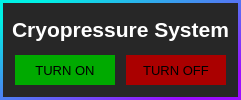
           <widget class="QFrame" name="frame_101">
            <property name="minimumSize">
             <size>
              <width>0</width>
              <height>90</height>
             </size>
            </property>
            <property name="maximumSize">
             <size>
              <width>16777215</width>
              <height>100</height>
             </size>
            </property>
            <property name="acceptDrops">
             <bool>false</bool>
            </property>
            <property name="autoFillBackground">
             <bool>false</bool>
            </property>
            <property name="styleSheet">
             <string notr="true">background-color: qlineargradient(spread:pad, x1:0.0726257, y1:0.0996667, x2:0.871106, y2:0.85, stop:0.0167598 rgba(0, 241, 228, 255), stop:1 rgba(155, 14, 255, 255));
border-radius: 0px;</string>
            </property>
            <property name="frameShape">
             <enum>QFrame::Shape::StyledPanel</enum>
            </property>
            <property name="frameShadow">
             <enum>QFrame::Shadow::Raised</enum>
            </property>
            <layout class="QVBoxLayout" name="verticalLayout_11">
             <property name="spacing">
              <number>3</number>
             </property>
             <property name="leftMargin">
              <number>3</number>
             </property>
             <property name="topMargin">
              <number>3</number>
             </property>
             <property name="rightMargin">
              <number>3</number>
             </property>
             <property name="bottomMargin">
              <number>3</number>
             </property>
             <item>
              <widget class="QFrame" name="frame_105">
               <property name="acceptDrops">
                <bool>false</bool>
               </property>
               <property name="autoFillBackground">
                <bool>false</bool>
               </property>
               <property name="styleSheet">
                <string notr="true">background-color: rgb(39, 39, 39);
border-radius: 0px;</string>
               </property>
               <property name="frameShape">
                <enum>QFrame::Shape::StyledPanel</enum>
               </property>
               <property name="frameShadow">
                <enum>QFrame::Shadow::Raised</enum>
               </property>
               <layout class="QVBoxLayout" name="verticalLayout_9">
                <item>
                 <widget class="QLabel" name="label_145">
                  <property name="enabled">
                   <bool>true</bool>
                  </property>
                  <property name="minimumSize">
                   <size>
                    <width>0</width>
                    <height>0</height>
                   </size>
                  </property>
                  <property name="maximumSize">
                   <size>
                    <width>16777215</width>
                    <height>16777215</height>
                   </size>
                  </property>
                  <property name="font">
                   <font>
                    <pointsize>16</pointsize>
                    <bold>true</bold>
                   </font>
                  </property>
                  <property name="autoFillBackground">
                   <bool>false</bool>
                  </property>
                  <property name="styleSheet">
                   <string notr="true">color: rgb(255,255,255);
background-color: transparent;</string>
                  </property>
                  <property name="frameShape">
                   <enum>QFrame::Shape::NoFrame</enum>
                  </property>
                  <property name="frameShadow">
                   <enum>QFrame::Shadow::Plain</enum>
                  </property>
                  <property name="lineWidth">
                   <number>1</number>
                  </property>
                  <property name="midLineWidth">
                   <number>0</number>
                  </property>
                  <property name="text">
                   <string>Cryopressure System</string>
                  </property>
                  <property name="textFormat">
                   <enum>Qt::TextFormat::AutoText</enum>
                  </property>
                  <property name="scaledContents">
                   <bool>false</bool>
                  </property>
                  <property name="alignment">
                   <set>Qt::AlignmentFlag::AlignCenter</set>
                  </property>
                 </widget>
                </item>
                <item>
                 <widget class="QFrame" name="frame_4">
                  <property name="minimumSize">
                   <size>
                    <width>0</width>
                    <height>0</height>
                   </size>
                  </property>
                  <property name="maximumSize">
                   <size>
                    <width>16777215</width>
                    <height>16777215</height>
                   </size>
                  </property>
                  <property name="frameShape">
                   <enum>QFrame::Shape::StyledPanel</enum>
                  </property>
                  <property name="frameShadow">
                   <enum>QFrame::Shadow::Raised</enum>
                  </property>
                  <layout class="QHBoxLayout" name="horizontalLayout_5">
                   <property name="leftMargin">
                    <number>1</number>
                   </property>
                   <property name="topMargin">
                    <number>1</number>
                   </property>
                   <property name="rightMargin">
                    <number>1</number>
                   </property>
                   <property name="bottomMargin">
                    <number>1</number>
                   </property>
                   <item alignment="Qt::AlignmentFlag::AlignHCenter|Qt::AlignmentFlag::AlignVCenter">
                    <widget class="QPushButton" name="pushButton_2">
                     <property name="sizePolicy">
                      <sizepolicy hsizetype="Preferred" vsizetype="Preferred">
                       <horstretch>0</horstretch>
                       <verstretch>0</verstretch>
                      </sizepolicy>
                     </property>
                     <property name="minimumSize">
                      <size>
                       <width>100</width>
                       <height>30</height>
                      </size>
                     </property>
                     <property name="font">
                      <font>
                       <pointsize>10</pointsize>
                      </font>
                     </property>
                     <property name="styleSheet">
                      <string notr="true">background-color: rgb(0, 170, 0);</string>
                     </property>
                     <property name="text">
                      <string>TURN ON</string>
                     </property>
                    </widget>
                   </item>
                   <item alignment="Qt::AlignmentFlag::AlignHCenter|Qt::AlignmentFlag::AlignVCenter">
                    <widget class="QPushButton" name="pushButton">
                     <property name="sizePolicy">
                      <sizepolicy hsizetype="Preferred" vsizetype="Preferred">
                       <horstretch>0</horstretch>
                       <verstretch>0</verstretch>
                      </sizepolicy>
                     </property>
                     <property name="minimumSize">
                      <size>
                       <width>100</width>
                       <height>30</height>
                      </size>
                     </property>
                     <property name="font">
                      <font>
                       <pointsize>10</pointsize>
                      </font>
                     </property>
                     <property name="styleSheet">
                      <string notr="true">background-color: rgb(170, 0, 0);</string>
                     </property>
                     <property name="text">
                      <string>TURN OFF</string>
                     </property>
                    </widget>
                   </item>
                  </layout>
                 </widget>
                </item>
               </layout>
              </widget>
             </item>
            </layout>
           </widget>
